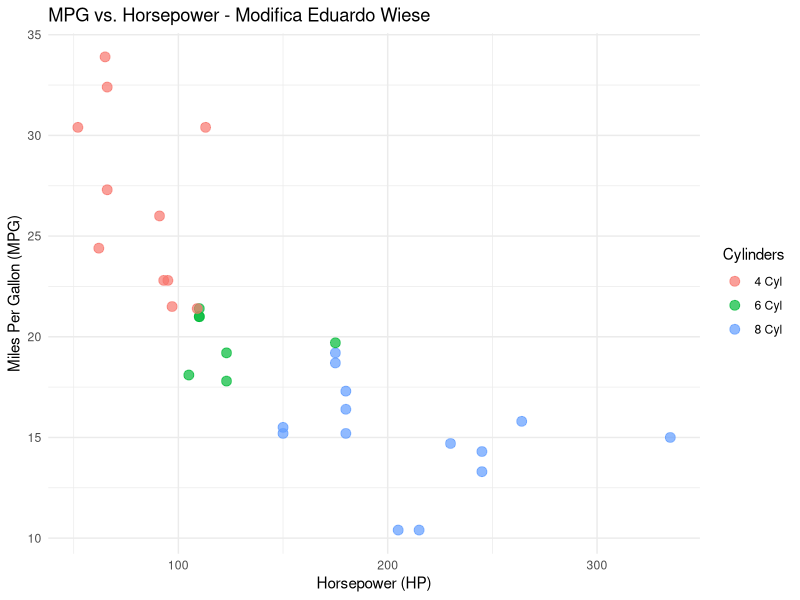

This figure's R source:
# Load necessary libraries
# install.packages("dplyr")
library(ggplot2)
library(dplyr)

# Load the mtcars dataset
data("mtcars")

# Data manipulation: Add a factor column for cylinders
mtcars <- mtcars %>%
  mutate(cyl_factor = factor(cyl, levels = c(4, 6, 8), labels = c("4 Cyl", "6 Cyl", "8 Cyl")))

# Summarize the dataset: Calculate mean MPG by cylinder category
summary_table <- mtcars %>%
  group_by(cyl_factor) %>%
  summarise(mean_mpg = mean(mpg, na.rm = TRUE))

print(summary_table)

# Plot
ggplot(mtcars, aes(x = hp, y = mpg, color = cyl_factor)) +
  geom_point(size = 3, alpha = 0.7) +
  labs(title = "MPG vs. Horsepower - Modifica Eduardo Wiese",
       x = "Horsepower (HP)",
       y = "Miles Per Gallon (MPG)",
       color = "Cylinders") +
  theme_minimal()
